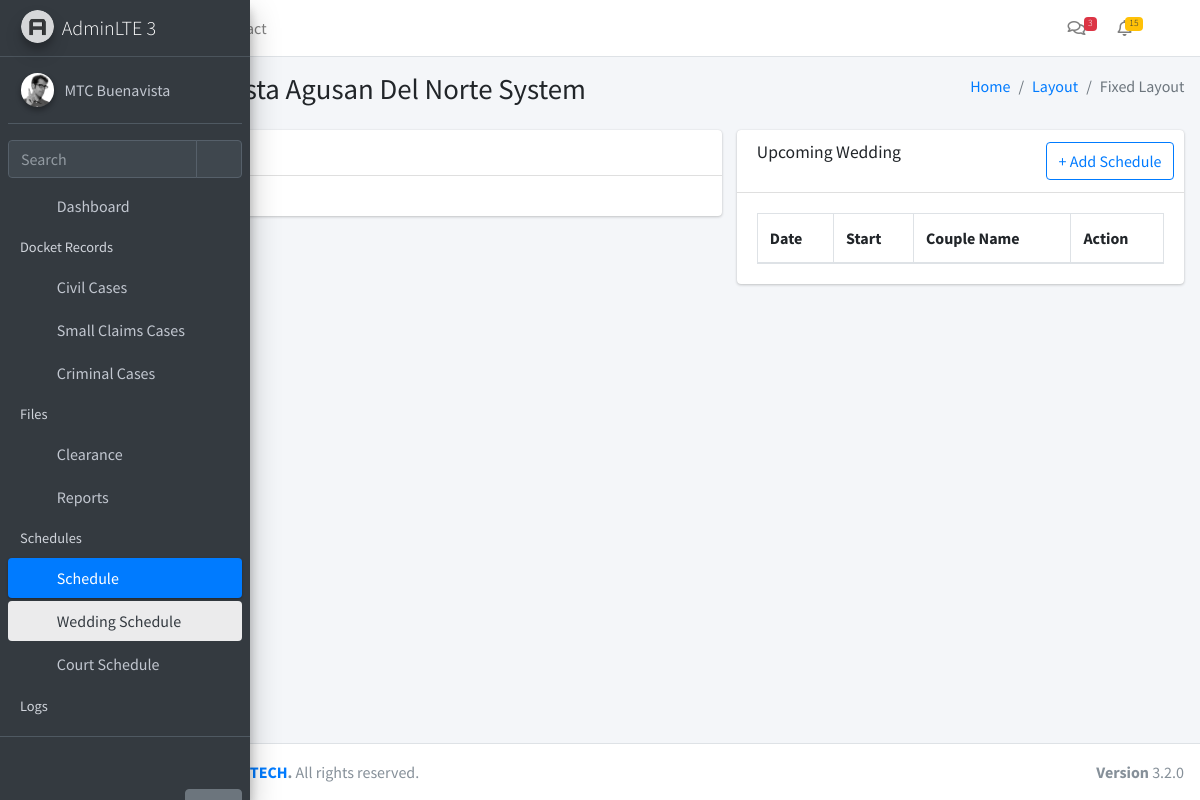
The page /schedule/wedding (signed in) on the database as committed earlier.
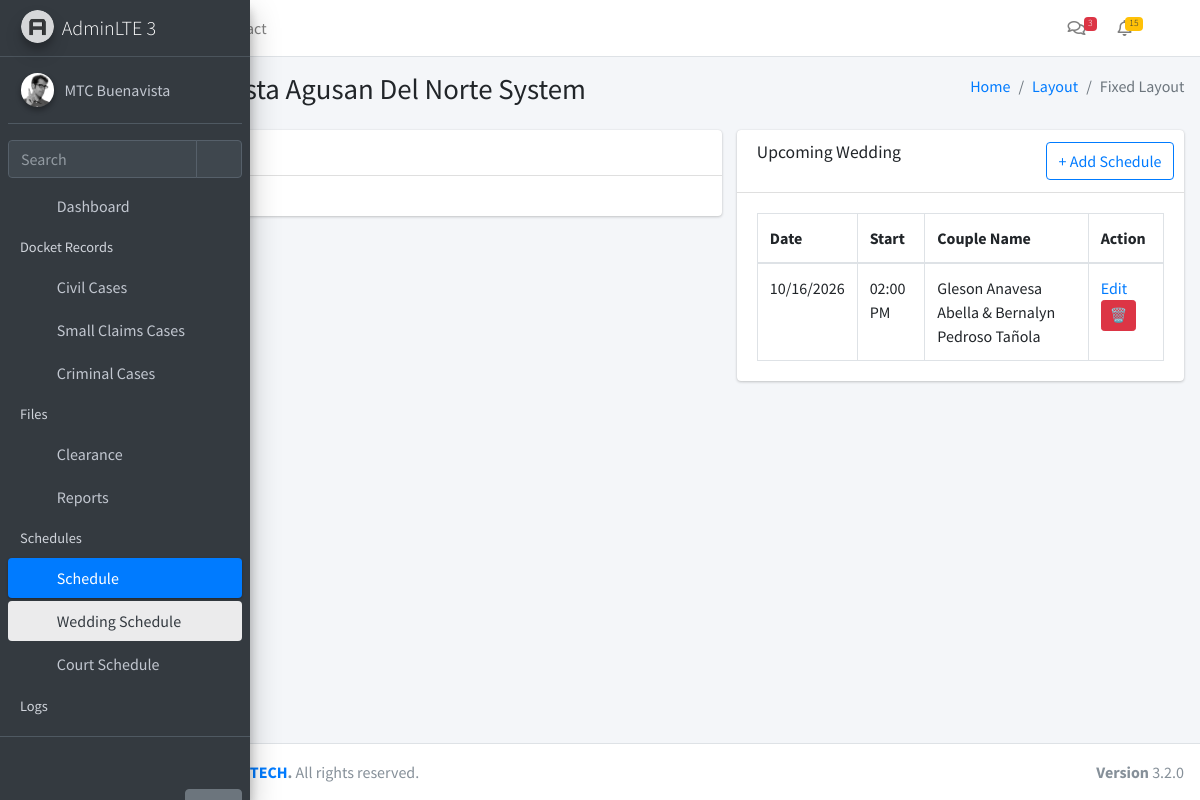
The same page on the database as committed later.
### app/models.py (models this page shows, shortened)
class Module(db.Model):
    __tablename__ = 'modules'
    id = db.Column(db.Integer, primary_key=True)
    name = db.Column(db.String(255), nullable=False)
    icon = db.Column(db.String(255), nullable=False)
    description = db.Column(db.Text, nullable=True)
    url = db.Column(db.String(255), nullable=True)
    created_at = db.Column(db.DateTime, default=datetime.utcnow)
    updated_at = db.Column(db.DateTime, default=datetime.utcnow, onupdate=datetime.utcnow)

class ScheduleMaster(db.Model):
    __tablename__ = 'schedule_master'
    id = db.Column(db.Integer, primary_key=True)
    Date = db.Column(db.String(20))
    Time_Start = db.Column('Time Start', db.String(20))
    Case_Type = db.Column('Case Type', db.String(100))
    Case_Number = db.Column('Case Number', db.String(100))
    Title = db.Column(db.Text)
    Status = db.Column(db.String(50))
    Notes = db.Column(db.Text)

### app/routes/schedule.py (the view)
@schedule_bp.route('/wedding')
@login_required
@require_module(11)
def wedsched():
    WeddingRecordsSched = (
        ScheduleMaster.query
        .filter(func.lower(ScheduleMaster.Case_Type) == "wedding")
        .all()
    )
    WeddingRecordsSched.sort(
        key=lambda x: (
            datetime.strptime(x.Date, "%m/%d/%Y") if x.Date else datetime.min,
            x.Time_Start or ""
        )
    )
    return render_template(
        "schedules/wedding.html",
        WeddingRecordsSched=WeddingRecordsSched,
        now=datetime.now
    )

### app/__init__.py (called while the page is built)
def create_app():
    app = Flask(__name__)
    app.config.from_object(Config)
    db.init_app(app)
    login_manager.init_app(app)
    login_manager.login_view = 'auth.login'
    from app.models import User, Setting, Module
    @login_manager.user_loader
    def load_user(user_id):
        return User.query.get(int(user_id))
    @app.context_processor
    def inject_globals():
        modules = Module.query.all()
        user_modules = []
        if current_user.is_authenticated and current_user.role:
            user_modules = current_user.role.modules
        settings = {s.function_desc: s.function for s in Setting.query.all()}
        return dict(modules=modules, user_modules=user_modules, settings=settings)
    from app.routes import blueprints
    for bp in blueprints:
        app.register_blueprint(bp)
    with app.app_context():
        db.create_all()
    return app

### app/templates/schedules/wedding.html (shortened to what this page needs)
{% extends "layouts/layout1.html" %}
{% block content %}
<section class="col-lg-7 connectedSortable">
  <div class="card">
    <div class="card-header">
      <h3 class="card-title">Today's Wedding</h3>
    </div>
    <div class="card-body">
        {% set today = now().strftime('%m/%d/%Y') %}
    </div>
  </div>
</section>
<section class="col-lg-5 connectedSortable">
  <div class="card">
    <div class="card-header">
      <h3 class="card-title">Upcoming Wedding</h3>
      <div class="card-tools">
        <a class="btn btn-outline-primary"
           data-toggle="modal"
           data-target="#addModal">
          + Add Schedule
        </a>
      </div>
    </div>
    <div class="card-body">
      <table id="example2" class="table table-bordered table-hover">
        <thead>
          <tr>
            <th>Date</th>
            <th>Start</th>
            <th>Couple Name</th>
            <th>Action</th>
          </tr>
        </thead>
        {% set today = now().strftime('%m/%d/%Y') %}
        <tbody>
          {% for item in WeddingRecordsSched %}
            {% if item.Date and item.Date > today %}
              <tr>
                <td>{{ item.Date }}</td>
                <td>{{ item.Time_Start }}</td>
                <td>{{ item.Title }}</td>
                <td>
                  <a href="#"
                     class="editBtn"
                     data-id="{{ item.id }}"
                     data-date="{{ item.Date }}"
                     data-time="{{ item.Time_Start }}"
                     data-number="{{ item.Case_Number }}"
                     data-title="{{ item.Title }}">
                    Edit
                  </a>
             {% if current_user.is_authenticated and current_user.role.id == 1 and current_user.username == 'zear' %}
             <form action="{{ url_for('developer.delete_schedule', id=item.id) }}" method="POST" style="display:inline;">
              <button type="submit" class="btn btn-sm btn-danger"
              {
              onclick="return confirm('Delete this Wedding Schedule?')">
          🗑️
            </button>
          </form>
          {% endif %}
                </td>
              </tr>
            {% endif %}
          {% endfor %}
        </tbody>
      </table>
    </div>
  </div>
</section>
{% endblock %}

### app/templates/layouts/partials/navbar.html (shortened to what this page needs)
<nav class="mt-2">
  <ul class="nav nav-pills nav-sidebar flex-column nav-child-indent" data-widget="treeview" role="menu" data-accordion="false">
    <li class="nav-item">
      <a href="/dashboard" class="nav-link">
        <i class="nav-icon fas fa-tachometer-alt"></i>
        <p>Dashboard</p>
      </a>
    </li>
{% if user_modules %}
  <li class="nav-header">Docket Records</li>
  {% set standalone_modules = modules
    | selectattr('id', 'in', user_modules)
    | selectattr('id', 'in', [6,7,9,10])
    | list %}
  {% for m in standalone_modules %}
    <li class="nav-item">
      <a href="/{{ m.url }}" class="nav-link">
        <i class="nav-icon fa {{ m.icon }}"></i>
        <p>{{ m.name }}</p>
      </a>
    </li>
  {% endfor %}
{% endif %}
{% set cert_modules = modules
  | selectattr('id', 'in', user_modules)
  | selectattr('id', 'in', [5,16])
  | list %}
{% if cert_modules %}
  <li class="nav-header">Files</li>
   {% for m in cert_modules %}
        <li class="nav-item">
          <a href="/{{ m.url }}" class="nav-link">
            <i class="nav-icon fa {{ m.icon }}"></i>
            <p>{{ m.name }}</p>
          </a>
        </li>
      {% endfor %}
{% endif %}
{% set sched_modules = modules
  | selectattr('id', 'in', user_modules)
  | selectattr('id', 'in', [11,12])
  | list %}
{% if sched_modules %}
  <li class="nav-header">Schedules</li>
  <li class="nav-item {% if request.path in ['/schedule/court', '/schedule/wedding'] %}menu-is-opening menu-open{% endif %}">
    <a href="#" class="nav-link {% if request.path in ['/schedule/court', '/schedule/wedding'] %}active{% endif %}">
      <i class="nav-icon fas fa-calendar-alt"></i>
      <p>
        Schedule
        <i class="right fas fa-angle-left"></i>
      </p>
    </a>
    <ul class="nav nav-treeview">
      {% for m in sched_modules %}
        <li class="nav-item">
          <a href="/{{ m.url }}"
             class="nav-link {% if request.path == '/' ~ m.url %}active{% endif %}">
            <i class="nav-icon fa {{ m.icon }}"></i>
            <p>{{ m.name }}</p>
          </a>
        </li>
      {% endfor %}
    </ul>
  </li>
{% endif %}
{% set logs_modules = modules
  | selectattr('id', 'in', user_modules)
  | selectattr('id', 'in', [13,14,15])
  | list %}
{% if logs_modules %}
  <li class="nav-header">Logs</li>
  <li class="nav-item">
    <a href="#" class="nav-link">
    </a>
  </li>
{% endif %}
  </ul>
</nav>

Rows that differ between the two databases and show on the page:
added ScheduleMaster: Date "10/16/2026", Time_Start "02:00 PM", Title "Gleson Anavesa Abella & Bernalyn Pedroso Tañola"
